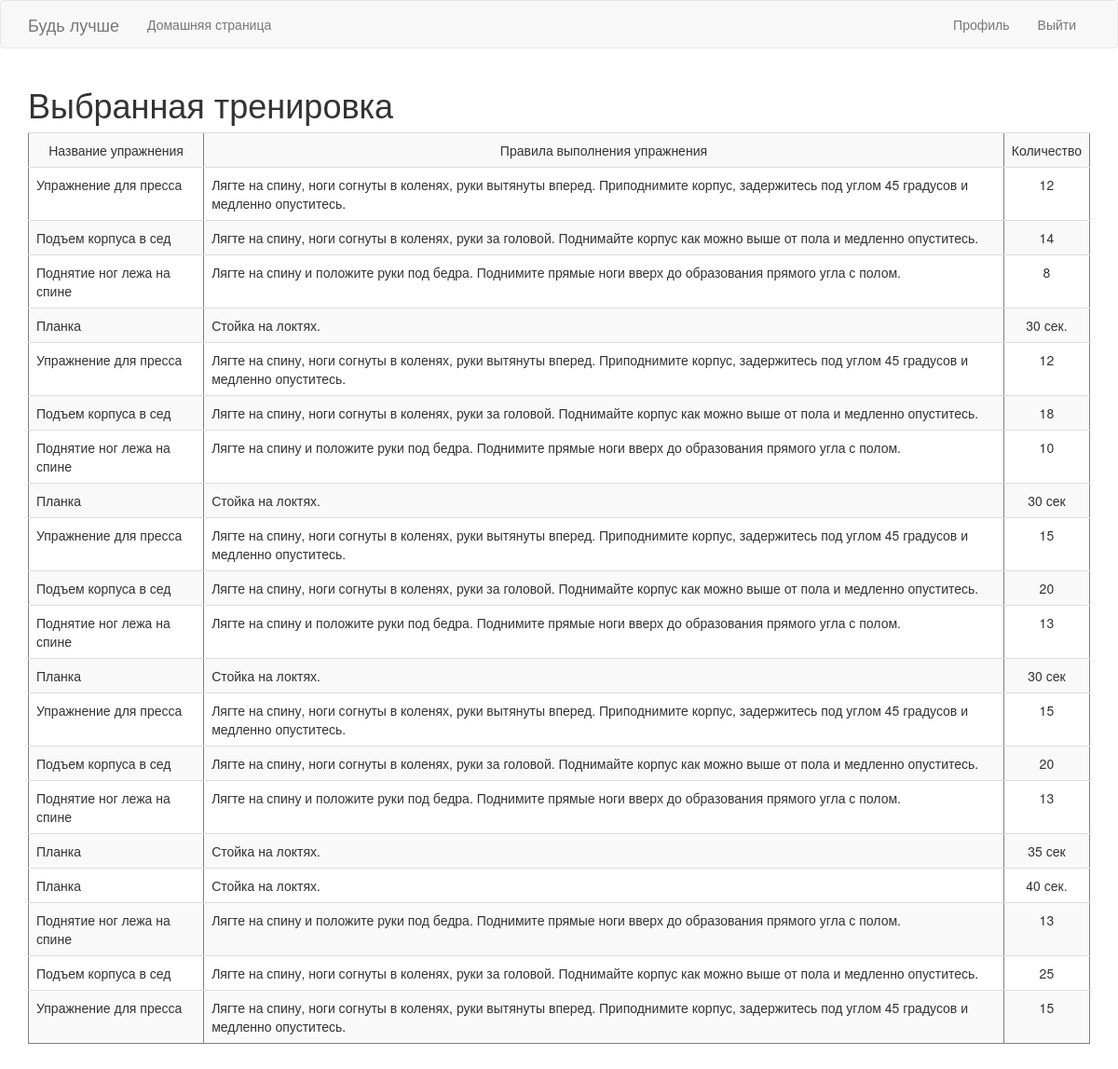
/training_user (signed in), run on an earlier commit of the app's database.
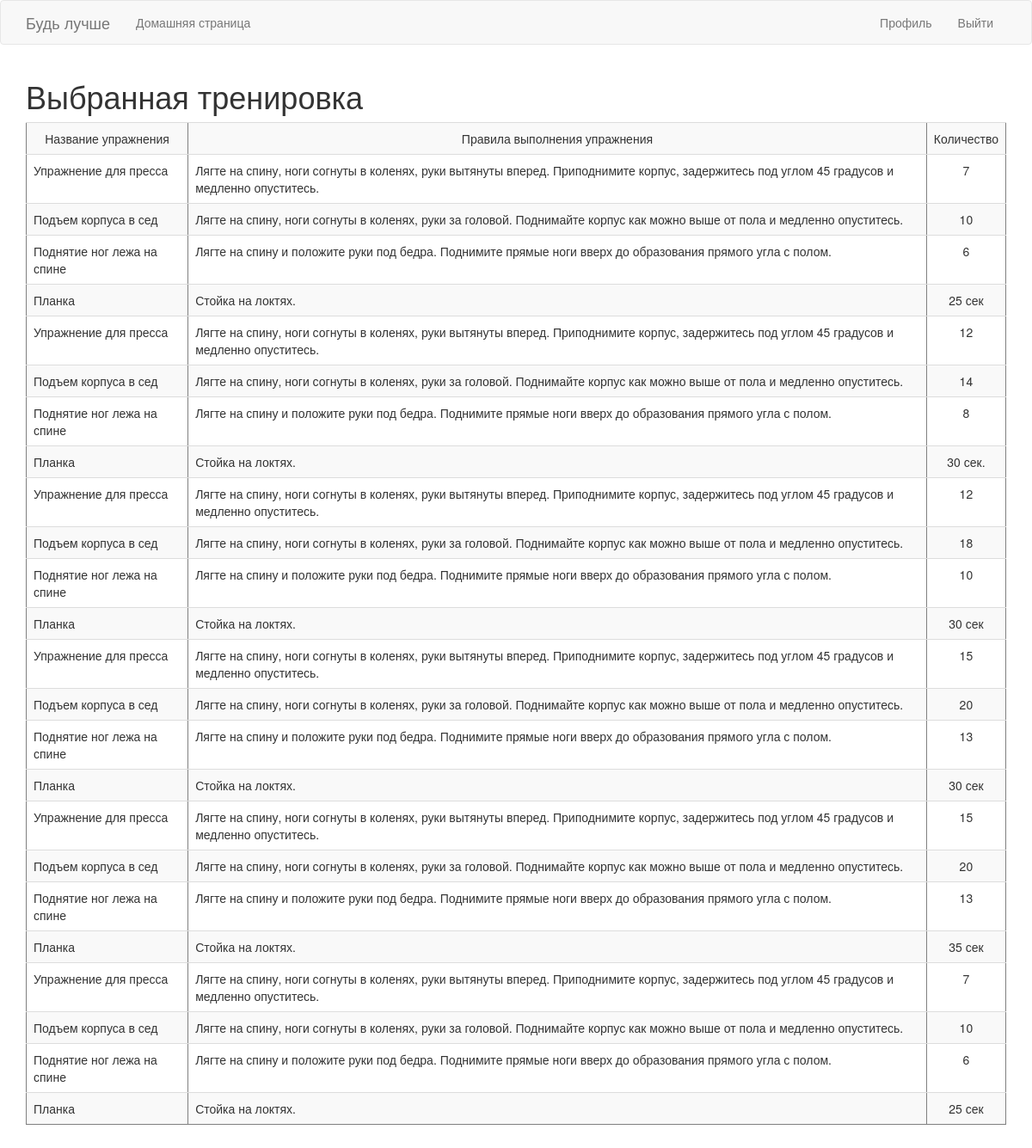
And on a later commit of the database.
### app/models.py (models this page shows)
class Exercises(db.Model):
    id = db.Column(db.Integer, primary_key=True)
    name_exercises = db.Column(db.String(256), index=True)
    rules = db.Column(db.Text(500), index=True)
    day = db.Column(db.Integer)
    number = db.Column(db.Integer)
    training_id = db.Column(db.Integer, db.ForeignKey('training.id'))

### app/routes.py (the view)
@app.route('/training_user')
@login_required
def training_user():
    if current_user.active_training == 1:
        training_id = TrainingList(user_id=current_user.id)
        i = training_id.get_training()
        exe = Training(id=i.training_id)
        exercises = exe.all_exe()
    return render_template('training_user.html', title='Тренировка', exercises=exercises)

### app/models.py (called while the page is built)
@login.user_loader
def load_user(id):
    return User.query.get(int(id))

    def all_exe(self):
        exe = Exercises.query.filter_by(training_id=self.id)
        return exe

    def get_training(self):
        selected_training = TrainingList.query.filter_by(user_id = self.user_id)
        return selected_training[-1]

### app/routes.py (called while the page is built)
@app.before_request
def before_request():
    if current_user.is_authenticated:
        current_user.last_seen = datetime.utcnow()
        db.session.commit()

### app/templates/training_user.html
{% extends "base.html" %}
{% import 'bootstrap/wtf.html' as wtf %}
{% block app_content %}
    <h1>Выбранная тренировка</h1>
<table class="table table-striped" border="1" >
    <tr valign="top">
        <td align="center"> Название упражнения </td>
        <td align="center"> Правила выполнения упражнения </td>
        <td align="center"> Количество </td>
    {% for exercises in exercises %}
        {% include '_exe.html' %}
    {% endfor %}
</table>
<br>
{% endblock %}

### app/templates/_exe.html
    <tr valign="top">
        <td>{{ exercises.name_exercises }}</td>
        <td  align="stretch">{{ exercises.rules }} </td>
        <td align="center">{{ exercises.number }} </td>
    </tr>

What changed in the data, as far as the page shows it:
no longer on this page (row unchanged): Exercises: name_exercises "Планка", rules "Стойка на локтях.", number "40 сек."
no longer on this page (row unchanged): Exercises: name_exercises "Поднятие ног лежа на спине", rules "Лягте на спину и положите руки под бедра. Поднимите прямые ноги вверх до образования прямого угла с полом.", number "13"
no longer on this page (row unchanged): Exercises: name_exercises "Подъем корпуса в сед", rules "Лягте на спину, ноги согнуты в коленях, руки за головой. Поднимайте корпус как можно выше от пола и медленно опуститесь.", number "25"
no longer on this page (row unchanged): Exercises: name_exercises "Упражнение для пресса", rules "Лягте на спину, ноги согнуты в коленях, руки вытянуты вперед. Приподнимите корпус, задержитесь под углом 45 градусов и медленно опуститесь.", number "15"
now on this page (row edited): Exercises: name_exercises "Упражнение для пресса", rules "Лягте на спину, ноги согнуты в коленях, руки вытянуты вперед. Приподнимите корпус, задержитесь под углом 45 градусов и медленно опуститесь.", number "7"
now on this page (row edited): Exercises: name_exercises "Подъем корпуса в сед", rules "Лягте на спину, ноги согнуты в коленях, руки за головой. Поднимайте корпус как можно выше от пола и медленно опуститесь.", number "10"
now on this page (row edited): Exercises: name_exercises "Поднятие ног лежа на спине", rules "Лягте на спину и положите руки под бедра. Поднимите прямые ноги вверх до образования прямого угла с полом.", number "6"
now on this page (row edited): Exercises: name_exercises "Планка", rules "Стойка на локтях.", number "25 сек"
now on this page (row edited): Exercises: name_exercises "Упражнение для пресса", rules "Лягте на спину, ноги согнуты в коленях, руки вытянуты вперед. Приподнимите корпус, задержитесь под углом 45 градусов и медленно опуститесь.", number "7"
now on this page (row edited): Exercises: name_exercises "Подъем корпуса в сед", rules "Лягте на спину, ноги согнуты в коленях, руки за головой. Поднимайте корпус как можно выше от пола и медленно опуститесь.", number "10"
now on this page (row edited): Exercises: name_exercises "Поднятие ног лежа на спине", rules "Лягте на спину и положите руки под бедра. Поднимите прямые ноги вверх до образования прямого угла с полом.", number "6"
now on this page (row edited): Exercises: name_exercises "Планка", rules "Стойка на локтях.", number "25 сек"
